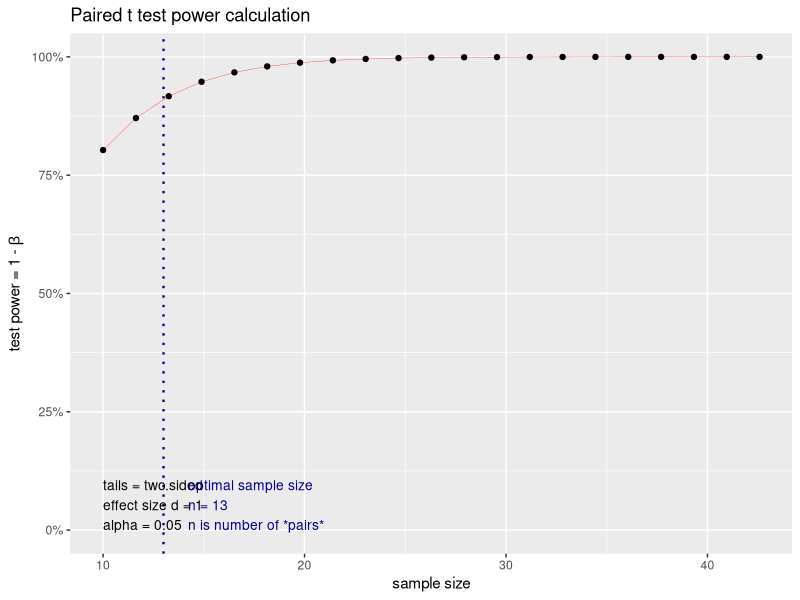
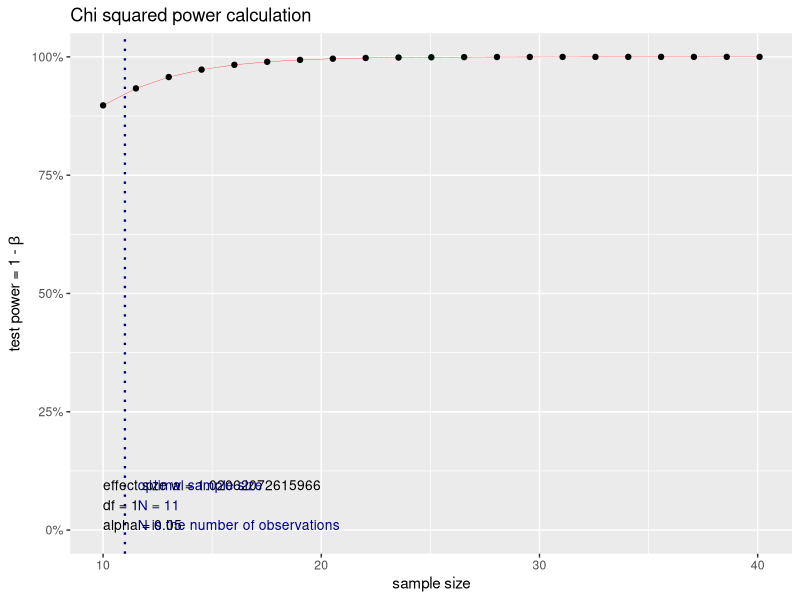

Write the R code that produced these figures, in order. (Note: this script raises an error after producing the figures.)
## ---- chunk 1
library(dplyr)
library(tidyr)

# For plotting
library(ggplot2)

# For power calculations
library(pwr)
## ---- chunk 2

# Provide estimates for means and standard deviations in DV for conditions
meanThinkFun = 8
meanControl = 5

sdThinkFun = 3
sdControl = 3

# Calculate pooled standard deviation for estimation of Cohen's D
pooledSd <- sqrt((sdControl ^ 2 + sdThinkFun ^ 2) / 2)

# Estimate Cohen's D to see implied effect size.
CohensDThinkFun <- (meanThinkFun - meanControl) / pooledSd

# Run a function conducting power analysis for a t-test on this design.
powerThinkFun <-
  pwr.t.test(
    d = CohensDThinkFun,
    power = .9,
    type = "paired",
    alternative = "two.sided"
  )
plot(powerThinkFun)


## ---- chunk 3
#Now we do the same for a simple chisquare test. 

# We don't estimate a pooled sd, or a cohen's d here. 
# See documentation ?pwr.chisq.test
w = sqrt(sum(((.6 - .1) ^ 2 / .6), (.4 - .9) ^ 2 / .4))

# Also need to calc df, which is given by df = (nrow-1)(ncol-1)

# Run function. 
cdPowerThinkFun <-
  pwr.chisq.test(w = w, power = .9, df = 1)
plot(cdPowerThinkFun)

## ---- chunk 4

# Create function for running power simulations in a between-subjects design

powerSim <- function(nPerCondition, # n of participants per condition
                     nTrials, # n of observations per participant
                     nSims, # n of simulations, affects run-time.
                     prSuccessTreatment = .6, # discounting parameter
                     prSuccessControl = .1 # ditto but in control condition
                     ) {
  
  # Set sum contrasts so modelling runs better and analysis is easier.
  set_sum_contrasts()
  
  # Create fictitious participants.
  dataSim <- 
    tibble(
      participantId = 
        factor(rep(
          paste0(c("treatment1_", "treatment2_", "control_"), sprintf('%0.3d', 1:(nPerCondition*3))),
          each = nTrials # repeat by number of unique trials
          )),
      condition = 
        factor(ifelse(
          grepl("treatment1_", participantId),
          "treatment1",
          ifelse(
            grepl("treatment2_", participantId),
            "treatment2",
            "control"
          )
        )),
      trial_no =
        paste0("trial_",
               # alternative to sprintf solution above for adding leading zeroes
          rep(
          c(sprintf('%0.2d', 1:nTrials)),
          times = (nPerCondition*3)
        )
        ),
      block = 1
    )

  # set up parameters by condition
  dataSim <- 
    dataSim %>%
    mutate(
      # define probability of success
      probSuccess = 
        ifelse(condition == "control", 
               prSuccessControl,
               prSuccessTreatment))
  
  # create tibble for retaining z values, which are nicer to analyse than p values.
  dataZRatio <- 
    tibble(
      successPropTreatment1 = numeric(),
      successPropTreatment2 = numeric()
    )
  
  for (i in 1:nSims) {
    
    # start by adding individual discounting differences, then generate choices
    dataSim <-
      dataSim %>%
      group_by(participantId) %>%
      mutate(
        # Generate noise due to individual differences.
        interceptParticipant =
               rnorm(1, mean = 0, sd = .025),
              # Make sure probability of success is between 0 and 1.
             probSuccess = ifelse(probSuccess + interceptParticipant < 0, 
                                  0,
                                  ifelse(probSuccess + interceptParticipant > 1,
                                         1, 
                                         probSuccess + interceptParticipant))
        ) %>%
      ungroup() %>% # now simulate choices
      mutate(
      # Now enter trial results by drawing bernoulli trials
      success = 
        rbinom(nrow(dataSim), 1, probSuccess)
      )
    
    #============================= Run models
    
    # The first should be a binomial model, but linear models run faster and return
    # the same p-values.
    
    glmmSim <-
      # Add suppress messages so the output isn't clogged with convergence info.
      suppressMessages(
        glmer(success ~
             condition +
             (1 | participantId),
             family = "binomial",
           data = dataSim)
        )
    
    #============================ Post-hoc tests
    
    # Run post-hoc test, adjusting for multiple comparisons.
    pairsSuccess <-
      suppressMessages(pairs(emmeans(glmmSim, ~ condition),
                             adjust = 'fdr',
                             reverse = T))
    
    dataZRatio <-
      dataZRatio %>%
      add_row(successPropTreatment1 = round(summary(pairsSuccess)$z.ratio[1], 4),
              successPropTreatment2 = round(summary(pairsSuccess)$z.ratio[2], 4))
    
    }
  
  return(dataZRatio)
}


## ---- chunk 5
# Set parameters
nPerCondition = 20
nTrials = 4
nSims = 100
prSuccessTreatment = .4
prSuccessControl = .2

# Define dataframe for storing values
dataPower <- 
  tibble(nPerCondition = numeric(),
         nTrials = numeric(),
         probSuccessTreatment = numeric(),
         probSuccessControl = numeric(),
         power = numeric())

vectorNParticipants = seq(20, 30, 2)
for (i in 1:length(vectorNParticipants)) {
  
  nPerCondition = vectorNParticipants[i]
  # Run the power calculation for 1 set of parameters
  results <- 
    powerSim(nPerCondition = nPerCondition,
           nTrials = nTrials,
           nSims = 200,
           prSuccessTreatment = prSuccessTreatment,
           prSuccessControl = prSuccessControl)
  
  results <- 
    results |> 
    pivot_longer(cols = c(successPropTreatment1, successPropTreatment2),
                 values_to = "z_ratio") |> 
    mutate(condition = ifelse(grepl("Treatment1", name),
                              "treatment1", 
                              ifelse(grepl("Treatment2", name),
                                     "treatment2",
                                     "control")),
           # I will assume alpha level of .05
           significance = ifelse(z_ratio > 1.96, 
                                 1,
                                 0))
  
  dataPower <- 
    dataPower |> 
    add_row(nPerCondition = nPerCondition,
           nTrials = nTrials,
           probSuccessTreatment = prSuccessTreatment,
           probSuccessControl = prSuccessControl,
           power = mean(results$significance))
}

## ---- chunk 6

# We get some pretty crazy z_ratios because of convergence issues.
# For convenience, I'm just cutting the top off here.
ggplot(results |> 
         filter(z_ratio < 40, z_ratio > 0), 
       aes(x = condition, 
           y = z_ratio)) +
  geom_boxplot(width = .2) +
  geom_hline(aes(xintercept = 0,
                 yintercept = 1.96))

## ---- chunk 7
dataPower
